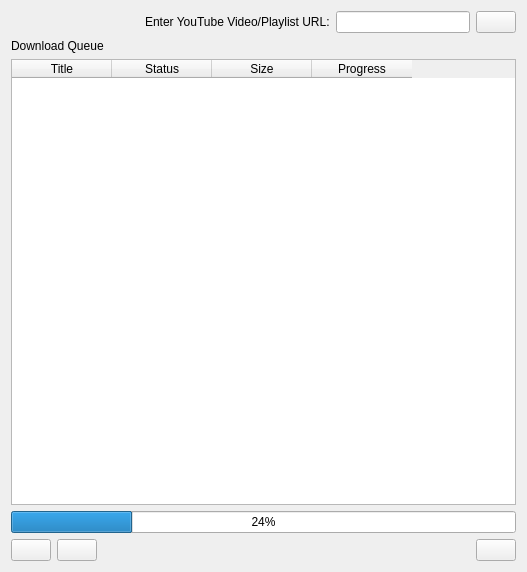
<?xml version="1.0" encoding="UTF-8"?>
<ui version="4.0">
 <class>MainWindow</class>
 <widget class="QWidget" name="MainWindow">
  <property name="geometry">
   <rect>
    <x>0</x>
    <y>0</y>
    <width>527</width>
    <height>572</height>
   </rect>
  </property>
  <property name="windowTitle">
   <string>YouTube Video Downloader</string>
  </property>
  <property name="fixedSize" stdset="0">
   <size>
    <width>600</width>
    <height>400</height>
   </size>
  </property>
  <layout class="QVBoxLayout" name="verticalLayout">
   <item>
    <layout class="QHBoxLayout" name="urlInputLayout">
     <item>
      <spacer name="horizontalSpacer_2">
       <property name="orientation">
        <enum>Qt::Horizontal</enum>
       </property>
       <property name="sizeHint" stdset="0">
        <size>
         <width>40</width>
         <height>20</height>
        </size>
       </property>
      </spacer>
     </item>
     <item>
      <widget class="QLabel" name="urlLabel">
       <property name="text">
        <string>Enter YouTube Video/Playlist URL:</string>
       </property>
      </widget>
     </item>
     <item>
      <widget class="QLineEdit" name="lineEdit"/>
     </item>
     <item>
      <widget class="QPushButton" name="addUrlButton">
       <property name="text">
        <string/>
       </property>
      </widget>
     </item>
    </layout>
   </item>
   <item>
    <widget class="QLabel" name="downloadQueueLabel">
     <property name="text">
      <string>Download Queue</string>
     </property>
    </widget>
   </item>
   <item>
    <widget class="QTableWidget" name="tableWidget">
     <column>
      <property name="text">
       <string>Title</string>
      </property>
     </column>
     <column>
      <property name="text">
       <string>Status</string>
      </property>
     </column>
     <column>
      <property name="text">
       <string>Size</string>
      </property>
     </column>
     <column>
      <property name="text">
       <string>Progress</string>
      </property>
     </column>
    </widget>
   </item>
   <item>
    <widget class="QProgressBar" name="progressBar">
     <property name="value">
      <number>24</number>
     </property>
    </widget>
   </item>
   <item>
    <layout class="QHBoxLayout" name="optionsLayout">
     <item>
      <widget class="QPushButton" name="downloadAllButton">
       <property name="text">
        <string/>
       </property>
      </widget>
     </item>
     <item>
      <widget class="QPushButton" name="pushButton">
       <property name="text">
        <string/>
       </property>
      </widget>
     </item>
     <item>
      <spacer name="horizontalSpacer">
       <property name="orientation">
        <enum>Qt::Horizontal</enum>
       </property>
       <property name="sizeHint" stdset="0">
        <size>
         <width>40</width>
         <height>20</height>
        </size>
       </property>
      </spacer>
     </item>
     <item>
      <widget class="QPushButton" name="downloadOptionsButton">
       <property name="text">
        <string/>
       </property>
      </widget>
     </item>
    </layout>
   </item>
  </layout>
 </widget>
 <resources/>
 <connections/>
</ui>
